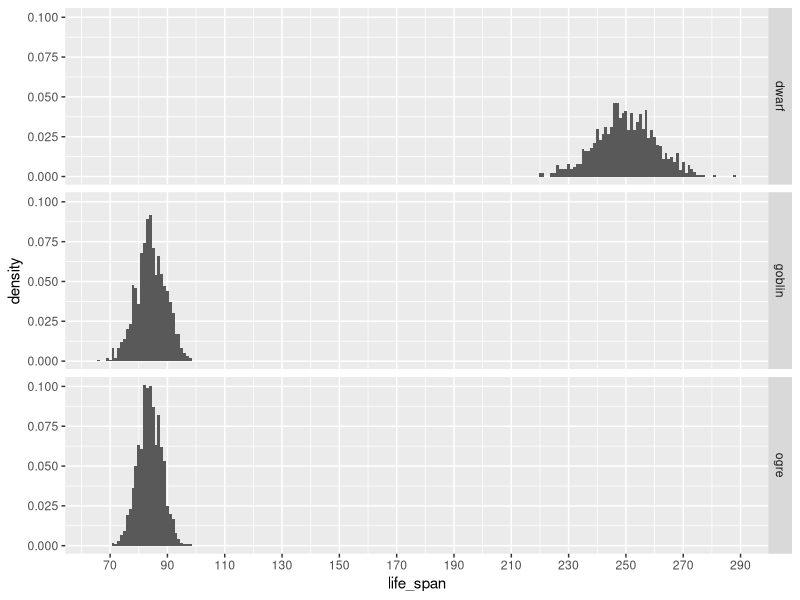
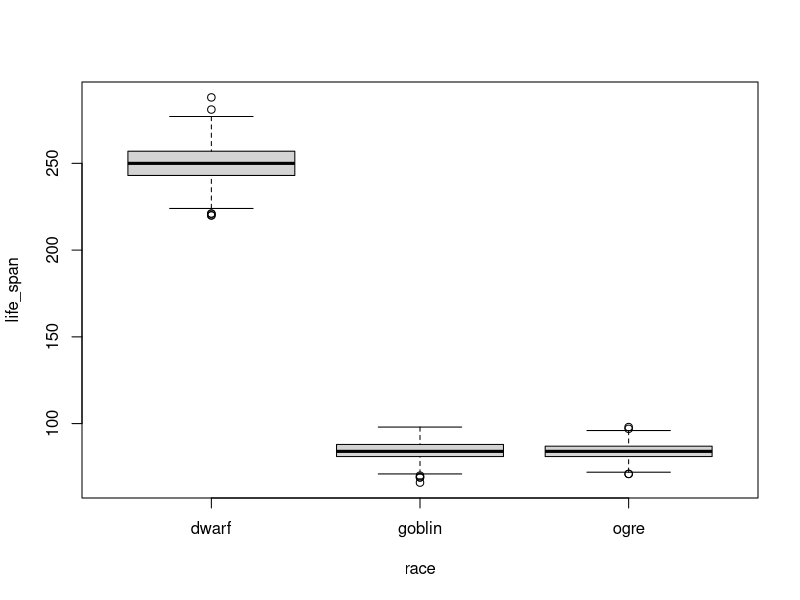

These figures' R source, in order:
library(ggplot2)

set.seed(1)

# d - dwarves
# o - ogres
# g - goblins

m_d <- 250
m_o <- 83.9
m_g <- 84.1

sd_d <- 10
sd_o <- 4
sd_g <- 5

# ls - life span

sample_size = 1000

ls_d <- round(rnorm(n = sample_size, mean = m_d, sd = sd_d), 0)
ls_o <- round(rnorm(n = sample_size, mean = m_o, sd = sd_o), 0)
ls_g <- round(rnorm(n = sample_size, mean = m_g, sd = sd_g), 0)

# combine data

life_span <- c(ls_d, ls_o, ls_g)
race <- c(rep("dwarf", sample_size), rep("ogre", sample_size), rep("goblin", sample_size))

creatures <- data.frame(life_span, race)

head(creatures)
creatures[sample(1:dim(creatures)[1], size = 10), ]

summary(creatures)

summary(split(creatures, race)$dwarf)
summary(split(creatures, race)$goblin)
summary(split(creatures, race)$ogre)

dplyr::glimpse(creatures)
dplyr::summarise(creatures)

ggplot(creatures, aes(x = life_span, y = ..density..)) +
    geom_histogram(binwidth = 1) +
    facet_grid(race ~ .) +
    scale_x_continuous(breaks = seq(from = 50, to = 290, by = 20))

boxplot(life_span ~ race, data = creatures)

# check normality

shapiro.test(as.matrix(subset(creatures, race == "dwarf", select = "life_span")))
shapiro.test(as.matrix(subset(creatures, race == "ogre", select = "life_span")))
shapiro.test(as.matrix(subset(creatures, race == "goblin", select = "life_span")))

# one-way ANOVA

oneway.test(life_span ~ race, data = creatures)

oneway.test(life_span ~ race, data = subset(creatures, race != "dwarf"))

# We can conclude that life expectancy varies significantly across races.

# Kruskal-Wallis test
kruskal.test(life_span ~ race, data = creatures)
